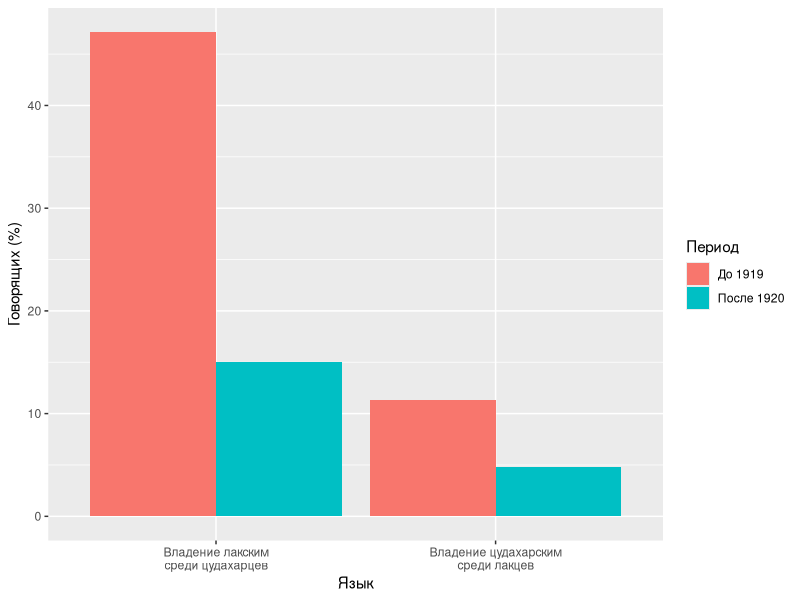

Source code (R):
library(tidyverse)
setwd("D:/Учёба/Экспедиция в Кьуба")
df <- read_delim("data.csv", delim=";")


# BAR PLOT

df %>% 
  filter(zone=="Dargwa") %>% 
  filter(`bio: rec` == 1) %>% 
  filter(lak_standard != 0) %>% 
  group_by(era, lak_standard) %>%
  count() %>% 
  group_by(era) %>%
  mutate(total = sum(n)) %>% 
  mutate(percent = round(n/total * 100, 2)) %>%
  filter(lak_standard == "speak") -> lak_in_dargwa
lak_in_dargwa

df %>% 
  filter(zone=="Lak") %>% 
  filter(`bio: rec` == 1) %>% 
  filter(tsudakhar_standard != 0) %>% 
  group_by(era, tsudakhar_standard) %>%
  count() %>% 
  group_by(era) %>%
  mutate(total = sum(n)) %>% 
  mutate(percent = round(n/total * 100, 2)) %>%
  filter(tsudakhar_standard == "speak") -> dargwa_in_lak
dargwa_in_lak

bar_data = data.frame(
  `Язык`=c("Владение лакским\nсреди цудахарцев",
           "Владение лакским\nсреди цудахарцев",
           "Владение цудахарским\nсреди лакцев",
           "Владение цудахарским\nсреди лакцев"),
  `Период`=c("До 1919", "После 1920",
             "До 1919", "После 1920"),
  `Говорящих (%)`=c(lak_in_dargwa$percent,
                    dargwa_in_lak$percent)
  , check.names = FALSE)
bar_data

p <- ggplot(data=bar_data,
            aes(x=`Язык`, y=`Говорящих (%)`, fill=`Период`)) +
  geom_bar(stat="identity", position=position_dodge())
p


# ANALYSIS

df$`year of birth` <- as.numeric(df$`year of birth`)
df["quran_standard"][df["quran_standard"] == "understand"] <- "read"
df %>% 
  filter(`bio: rec` == 1,
         `year of birth` > 1919,
         `year of birth` < 2006,
         l2_speak != 0,
         l2_speak == "speak" | l2_speak == "no",
         quran_standard == "read" | quran_standard == "no") -> df

df$`year of birth ` <- as.numeric(df$`year of birth`)
df$`year of birth` <- (df$`year of birth` - min(df$`year of birth`)) / (max(df$`year of birth`) - min(df$`year of birth`))

df$gender <- as.factor(df$gender)
df$gender <- relevel(df$gender, ref="ж")

df$zone[df$zone == "Lak"] <- "Лакцы"
df$zone[df$zone == "Dargwa"] <- "Даргинцы"
df$zone <- as.factor(df$zone)
df$zone <- relevel(df$zone, "Даргинцы")

df$l2_speak <- as.factor(df$l2_speak)
df$l2_speak <- relevel(df$l2_speak, ref="no")

df$quran_standard <- as.factor(df$quran_standard)
df$quran_standard <- relevel(df$quran_standard, ref="no")

library(lme4)
library(lmerTest)
df %>%
  glmer(l2_speak ~ zone + `year of birth` + gender + (1|interviewer),
        data = ., family = "binomial",
        control = glmerControl(optimizer = "bobyqa")) -> m1

summary(m1)

df %>%
  glmer(quran_standard ~ zone + `year of birth` + gender + (1|interviewer),
        data = ., family = "binomial",
        control = glmerControl(optimizer = "bobyqa", optCtrl = list(maxfun = 20000))) -> m2

summary(m2)
